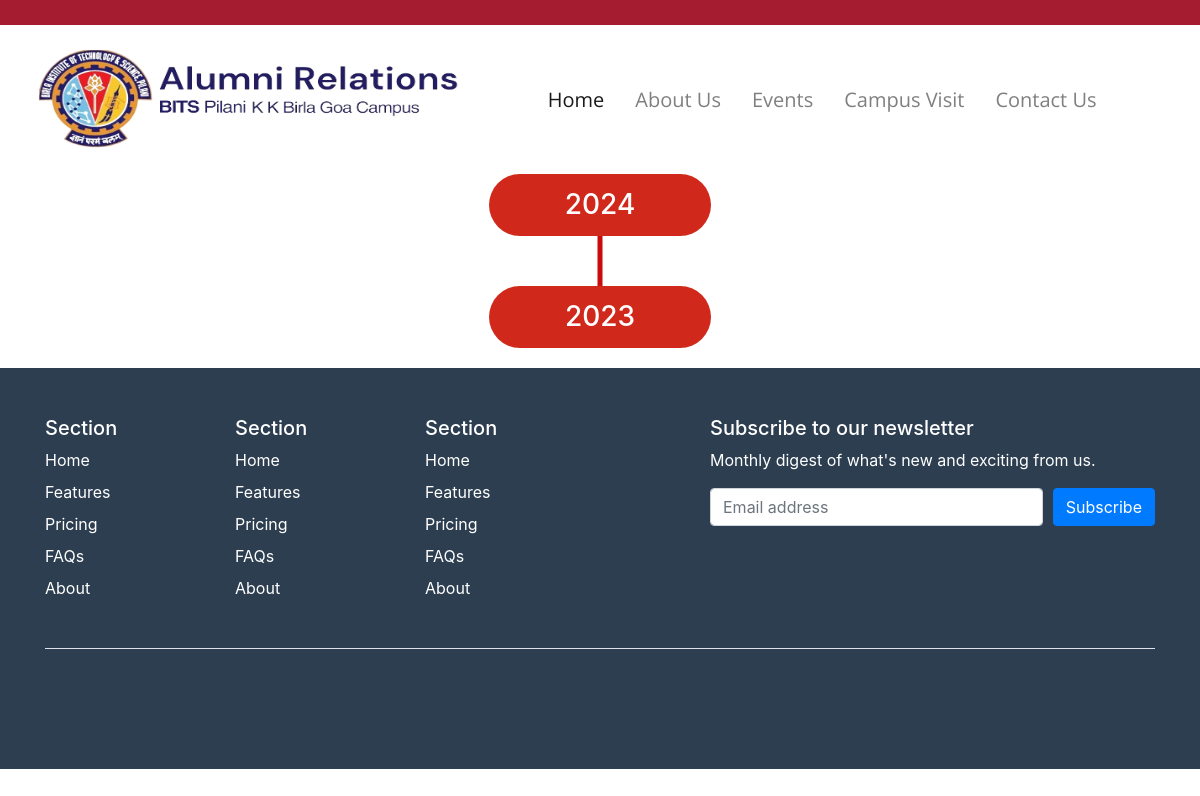
The app's page /events/, older data.
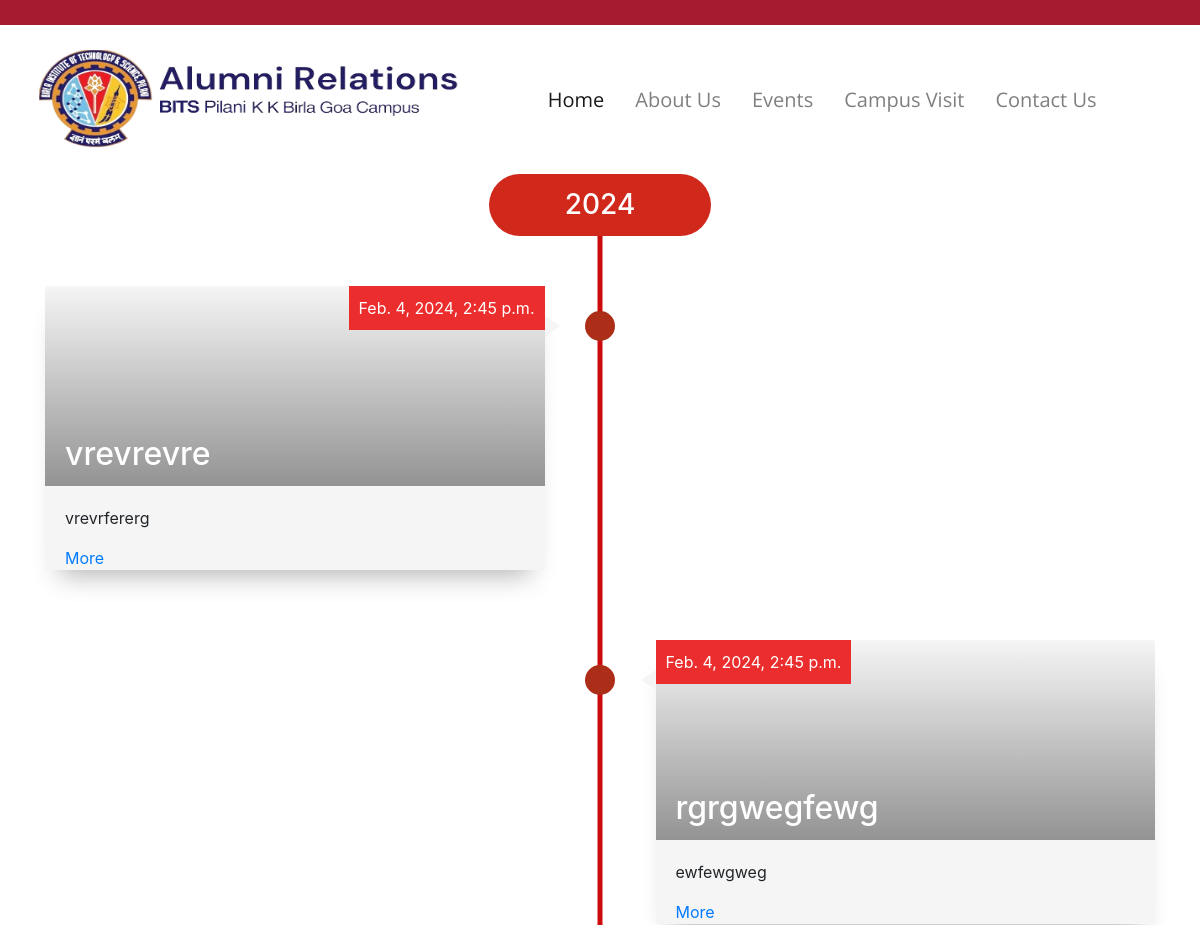
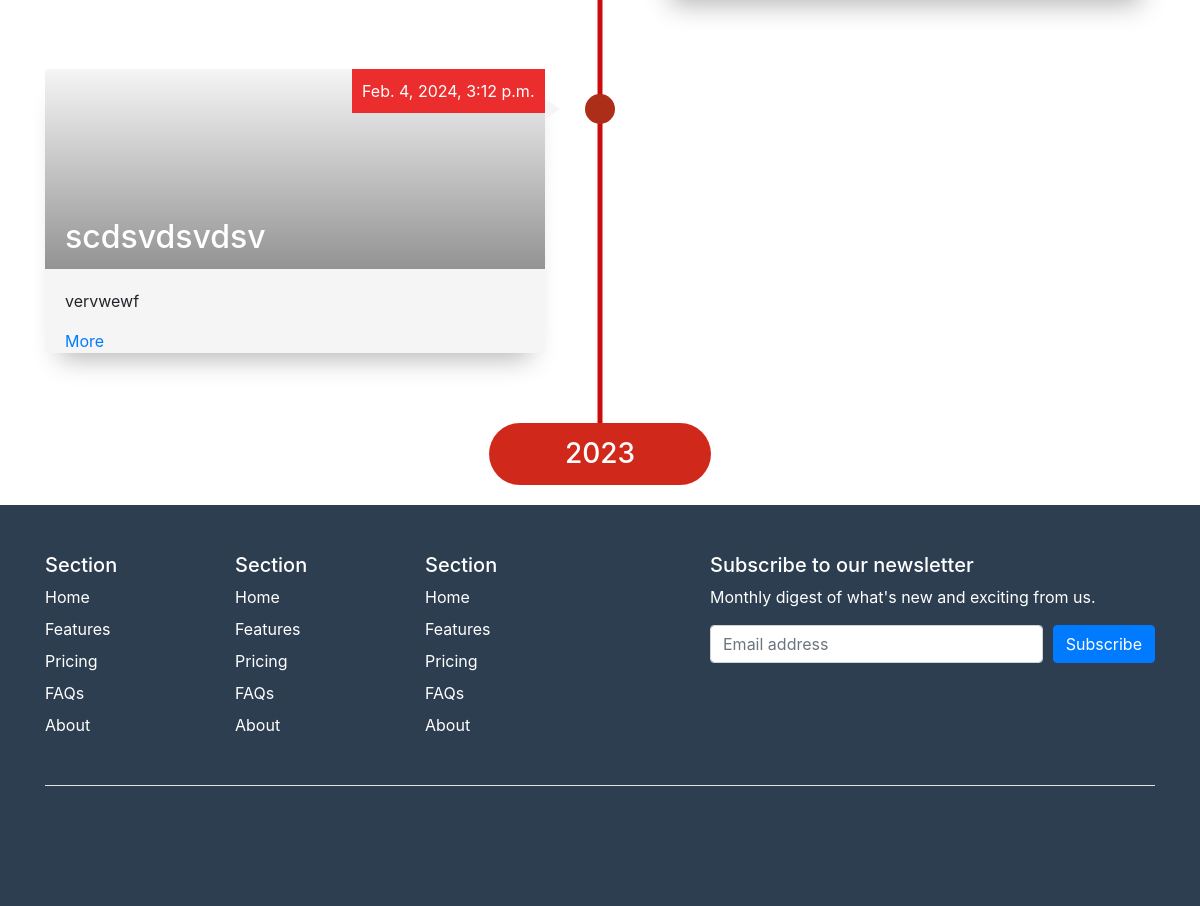
The same page, newer data (2 pictures, top to bottom).
### base/models.py (models this page shows, shortened)
class event(models.Model):
    title = models.CharField(max_length=254, null=False, blank=False)
    image = models.ImageField(upload_to="eventsImages/")
    content = models.CharField(max_length=1016, null=False, blank=False)
    created = models.DateTimeField(auto_now_add=True)
    updated = models.DateTimeField(auto_now=True)

### base/views.py (the view)
# urls.py: path('events/', eventView, name="events"),
def eventView(request):
    eventObjects = event.objects.all()
    context = {"events": eventObjects}
    return render(request, 'base/events.html', context)

### base/templates/base/events.html (shortened to what this page needs)
{%extends "base/base.html"%}
{%load static%}
{% block extrahead %}
  <link rel="stylesheet" href="{% static 'css/events.css' %}">
    <link
      rel="stylesheet"
      href="https://cdn.jsdelivr.net/npm/bootstrap@4.3.1/dist/css/bootstrap.min.css"
    />
{% endblock %}
{%block content%}
<section class="timeline">
  <div
    class="container text-center"
    style="
      margin-bottom: 20px;
      position: relative;
      z-index: 1;
      justify-content: center;
    "
  >
    <button
      class="btn btn-lg"
      style="
        background-color: #d1281c;
        border-radius: 50px;
        width: 20%;
        justify-content: center;
        align-items: center;
      "
    >
      <h3 style="color: #ffffff; margin-bottom: 5px; margin-top: 5px">
        2024
      </h3>
    </button>
  </div>
  <div class="container" style="margin-top: 50px; position: relative">
    {%for event in events%}
      <div class="timeline-item">
        <div class="timeline-img"></div>
        <div class="timeline-content timeline-card js--fadeInRight">
          <div class="timeline-img-header">
            <h2>{{event.title}}</h2>
          </div>
          <div class="date">{{event.created}}</div>
          <p>
            {{event.content}}
          </p>
          <a class="bnt-more" href="javascript:void(0)">More</a>
        </div>
      </div>
    {%endfor%}
  </div>
  <div class="container text-center"
    style="
      margin-bottom: 20px;
      position: relative;
      z-index: 1;
      justify-content: center;
    "
  >
    <button
      class="btn btn-lg"
      style="
        background-color: #d1281c;
        border-radius: 50px;
        width: 20%;
        justify-content: center;
        align-items: center;
      "
    >
      <h3 style="color: #ffffff; margin-bottom: 5px; margin-top: 5px">
        2023
      </h3>
    </button>
  </div>
</section>
{%endblock%}

### base/templates/base/base.html (shortened to what this page needs)
{%load static%}
<!DOCTYPE html>
<html>
  <head>
    <link rel="stylesheet" href="https://maxcdn.bootstrapcdn.com/bootstrap/4.5.2/css/bootstrap.min.css">
    <link rel="stylesheet" type="text/css" href="{%static 'css/styles.css'%}">
    <link rel="stylesheet" href="https://cdn.jsdelivr.net/npm/bootstrap@4.4.1/dist/css/bootstrap.min.css">
    {% block extrahead %}
    {% endblock %}
  </head>
  <body>
    <section>
      <header>
        <div class="red-bar"></div>
        <div class="navbar-container">
          <nav class="navbar navbar-expand-lg navbar-light">
            <a class="navbar-brand" href="{%url 'frontPage'%}">
              <img src="{%static 'images/alumniRelations.png'%}" alt="Logo" class="navbar-brand-img">
            </a>
            <div class="collapse navbar-collapse justify-content-center" id="navbarNav">
              <ul class="navbar-nav">
                <li class="nav-item active">
                  <a class="nav-link" href="{%url 'frontPage'%}">Home<span class="sr-only">(current)</span></a>
                </li>
                <li class="nav-item">
                  <a class="nav-link" href="{%url 'aboutUs'%}">About Us</a>
                </li>
                <li class="nav-item">
                  <a class="nav-link" href="{%url 'events'%}">Events</a>
                </li>
                <li class="nav-item">
                  <a class="nav-link" href="{%url 'campusVisitFront'%}">Campus Visit</a>
                </li>
                <li class="nav-item">
                  <a class="nav-link" href="{%url 'contact'%}">Contact Us</a>
                </li>
              </ul>
            </div>
          </nav>
        </div>
      </header>
    </section>
    {%block content%}
    {%endblock%}
<section style="background-color:#2c3e50">
  <div class="container">
    <footer class="py-5">
      <div class="row">
        <div class="col-6 col-md-2 mb-3">
          <h5 style="color: white;">Section</h5>
          <ul class="nav flex-column">
            <li class="nav-item mb-2 "><a href="https://getbootstrap.com/docs/5.3/examples/footers/# " class="nav-link p-0 text-body-secondary footer-item">Home</a></li>
            <li class="nav-item mb-2"><a href="https://getbootstrap.com/docs/5.3/examples/footers/#" class="nav-link p-0 text-body-secondary footer-item">Features</a></li>
            <li class="nav-item mb-2"><a href="https://getbootstrap.com/docs/5.3/examples/footers/#" class="nav-link p-0 text-body-secondary footer-item">Pricing</a></li>
            <li class="nav-item mb-2"><a href="https://getbootstrap.com/docs/5.3/examples/footers/#" class="nav-link p-0 text-body-secondary footer-item">FAQs</a></li>
            <li class="nav-item mb-2"><a href="https://getbootstrap.com/docs/5.3/examples/footers/#" class="nav-link p-0 text-body-secondary footer-item">About</a></li>
          </ul>
        </div>
        <div class="col-6 col-md-2 mb-3">
          <h5 style="color: white;">Section</h5>
          <ul class="nav flex-column">
            <li class="nav-item mb-2 "><a href="https://getbootstrap.com/docs/5.3/examples/footers/# " class="nav-link p-0 text-body-secondary footer-item">Home</a></li>
            <li class="nav-item mb-2"><a href="https://getbootstrap.com/docs/5.3/examples/footers/#" class="nav-link p-0 text-body-secondary footer-item">Features</a></li>
            <li class="nav-item mb-2"><a href="https://getbootstrap.com/docs/5.3/examples/footers/#" class="nav-link p-0 text-body-secondary footer-item">Pricing</a></li>
            <li class="nav-item mb-2"><a href="https://getbootstrap.com/docs/5.3/examples/footers/#" class="nav-link p-0 text-body-secondary footer-item">FAQs</a></li>
            <li class="nav-item mb-2"><a href="https://getbootstrap.com/docs/5.3/examples/footers/#" class="nav-link p-0 text-body-secondary footer-item">About</a></li>
          </ul>
        </div>
        <div class="col-6 col-md-2 mb-3">
          <h5 style="color: white;">Section</h5>
          <ul class="nav flex-column">
            <li class="nav-item mb-2 "><a href="https://getbootstrap.com/docs/5.3/examples/footers/# " class="nav-link p-0 text-body-secondary footer-item">Home</a></li>
            <li class="nav-item mb-2"><a href="https://getbootstrap.com/docs/5.3/examples/footers/#" class="nav-link p-0 text-body-secondary footer-item">Features</a></li>
            <li class="nav-item mb-2"><a href="https://getbootstrap.com/docs/5.3/examples/footers/#" class="nav-link p-0 text-body-secondary footer-item">Pricing</a></li>
            <li class="nav-item mb-2"><a href="https://getbootstrap.com/docs/5.3/examples/footers/#" class="nav-link p-0 text-body-secondary footer-item">FAQs</a></li>
            <li class="nav-item mb-2"><a href="https://getbootstrap.com/docs/5.3/examples/footers/#" class="nav-link p-0 text-body-secondary footer-item">About</a></li>
          </ul>
        </div>
        <div class="col-md-5 offset-md-1 mb-3">
          <form>
            <h5 style="color: white;">Subscribe to our newsletter</h5>
            <p style="color: white;">Monthly digest of what's new and exciting from us.</p>
            <div class="d-flex flex-column flex-sm-row w-100 gap-2">
              <input id="newsletter1" type="text" class="form-control" placeholder="Email address">
              <button class="btn btn-primary" type="button">Subscribe</button>
            </div>
          </form>
        </div>
      </div>
      <div class="d-flex flex-column flex-sm-row justify-content-between py-4 my-4 border-top">
      </div>
    </footer>
  </div>
</section>
  </body>
</html>

### base/static/css/styles.css (style rules this page uses)
* { margin: 0; padding: 0; box-sizing: border-box; }
body { font-family: Arial, sans-serif; max-width: 100%; overflow-x: hidden; }
header { height: 224.25; }
.container { width: 90%; margin: 0 auto; max-width: 1200px; }
.navbar { background-color: #0d47a1; color: #fff; padding: 15px 0; }
.navbar-nav .nav-link { font-family: 'Open Sans', sans-serif; font-size: 150%; font-weight: 500; }
.navbar-brand { margin-bottom: 1%; margin-top: 1%; margin-left: 2%; min-height: 40px; }
.navbar { min-height: 80px; }
.red-bar { background-color: #A51C30; height: 25px; width: 100%; top: 0; left: 0; z-index: 1000; }
.navbar-container { top: 8px; width: 100%; z-index: 900; }
.navbar { background-color: #FFFFFF; }
.navbar-brand { margin-right: 0; }
.navbar-brand .navbar-brand-img { height: 100px; width: 420px; }
.navbar-nav .nav-item { margin-right: 10px; }
.navbar-nav { justify-content: center; }
.navbar-nav .nav-link { white-space: nowrap; }
.navbar-nav .nav-link { position: relative; color: #000; }
.navbar-nav .nav-item { margin-right: 15px; }
.navbar-nav .nav-link { font-family: 'Open Sans', sans-serif; font-size: 20px; font-weight: 400; }
.navbar { margin-bottom: 0; padding-top: 0; padding-bottom: 0; }
.footer-item { color: white; }
.form-control { margin-right: 10px; }

### base/static/css/events.css (style rules this page uses)
html, body { overflow-x: hidden; }
body { font-family: "Roboto"; font-size: 17px; font-weight: 400; background-color: #eee; }
.timeline { position: relative; }
.timeline::before { content: ""; background: #cc0c0c; width: 5px; height: 95%; position: absolute; left: 50%; transform: translateX(-50%); }
.timeline-item { width: 100%; margin-bottom: 70px; }
.timeline-item:nth-child(even) .timeline-content { float: right; padding: 40px 30px 10px 30px; }
.timeline-item:nth-child(even) .timeline-content .date { right: auto; left: 0; }
.timeline-item:nth-child(even) .timeline-content::after { content: ""; position: absolute; border-style: solid; width: 0; height: 0; top: 30px; left: -15px; border-width: 10px 15px 10px 0; border-color: transparent #f5f5f5 transparent transparent; }
.timeline-item::after { content: ""; display: block; clear: both; }
.timeline-content { position: relative; width: 45%; padding: 10px 30px; border-radius: 4px; background: #f5f5f5; box-shadow: 0 20px 25px -15px rgba(0, 0, 0, 0.3); }
.timeline-content::after { content: ""; position: absolute; border-style: solid; width: 0; height: 0; top: 30px; right: -15px; border-width: 10px 0 10px 15px; border-color: transparent transparent transparent #f5f5f5; }
.timeline-img { width: 30px; height: 30px; background: #ad2e18; border-radius: 50%; position: absolute; left: 50%; margin-top: 25px; margin-left: -15px; }
.timeline-card { padding: 0 !important; }
.timeline-card p { padding: 0 20px; }
.timeline-card a { margin-left: 20px; }
.timeline-item .timeline-img-header { background: linear-gradient(rgba(0, 0, 0, 0), rgba(0, 0, 0, 0.4)); background-size: cover; }
.timeline-img-header { height: 200px; position: relative; margin-bottom: 20px; }
.timeline-img-header h2 { color: #ffffff; position: absolute; bottom: 5px; left: 20px; }
.date { background: #eb2d2d; display: inline-block; color: #ffffff; padding: 10px; position: absolute; top: 0; right: 0; }

Row changes from the older to the newer data that the page shows:
added event: title "vrevrevre", created "Feb. 4, 2024, 2:45 p.m.", content "vrevrfererg"
added event: title "rgrgwegfewg", created "Feb. 4, 2024, 2:45 p.m.", content "ewfewgweg"
added event: title "scdsvdsvdsv", created "Feb. 4, 2024, 3:12 p.m.", content "vervwewf"
